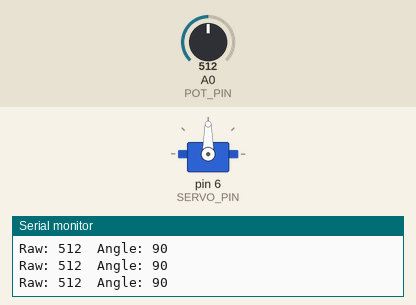
This sketch was run on a simulated Arduino Uno, built with avr-gcc and run on an emulated ATmega328P. On the bench: servo, the last lines printed to the serial monitor. The inputs (shaded band) are chosen by the test bench; at power-on: A0 (POT_PIN) = 512.

Above: at 1.2 s.
1.3 s: A0 (POT_PIN) set to 106
At 2.5 s:
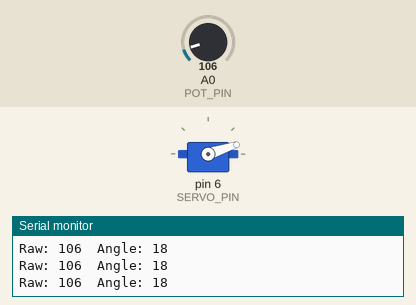
2.8 s: A0 (POT_PIN) set to 94
At 3.9 s:
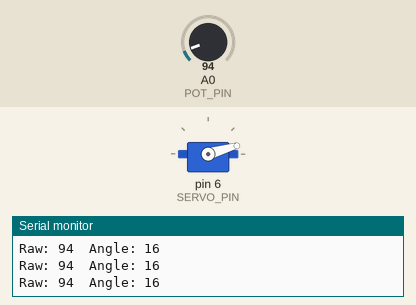
5.8 s: A0 (POT_PIN) set to 122
At 6.1 s:
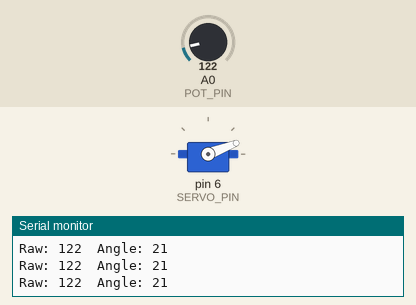
7.3 s: A0 (POT_PIN) set to 306
At 8.5 s:
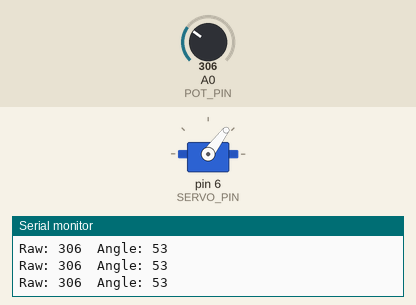
8.8 s: A0 (POT_PIN) set to 558
At 10.1 s:
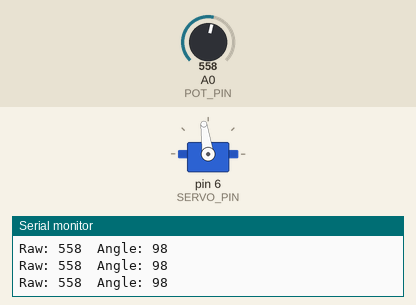
11.8 s: A0 (POT_PIN) set to 581
At 12.1 s:
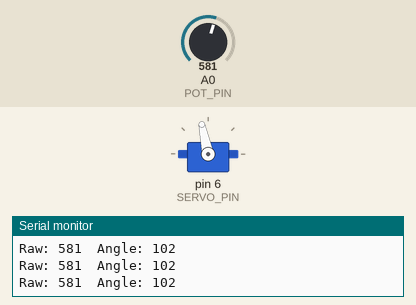
Timing chart, 0 to 14.3 s (numbered marks = the images above; inputs shaded):
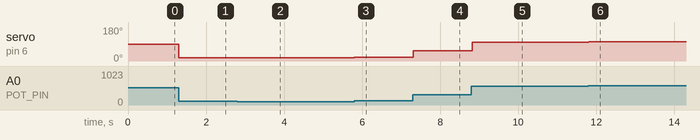

Measured:
- after the input at 1.3 s, servo on pin 6 (SERVO_PIN): 90° → 18° at once
- after the input at 2.8 s, servo on pin 6 (SERVO_PIN): 18° → 16° at once
- after the input at 5.8 s, servo on pin 6 (SERVO_PIN): 16° → 21° at once
- after the input at 7.3 s, servo on pin 6 (SERVO_PIN): 21° → 53° at once
- after the input at 8.8 s, servo on pin 6 (SERVO_PIN): 53° → 98° at once
- after the input at 11.8 s, servo on pin 6 (SERVO_PIN): 98° → 102° at once

The sketch:

actuators.ino
```cpp
#include <Servo.h>

const int POT_PIN   = A0;
const int SERVO_PIN = 6;

Servo myServo;

void setup() {
    myServo.attach(SERVO_PIN);
    Serial.begin(9600);
}

void loop() {
    int raw    = analogRead(POT_PIN);
    int angle  = map(raw, 0, 1023, 0, 180);
    myServo.write(angle);

    Serial.print("Raw: ");
    Serial.print(raw);
    Serial.print("  Angle: ");
    Serial.println(angle);

    delay(15);
}
```
